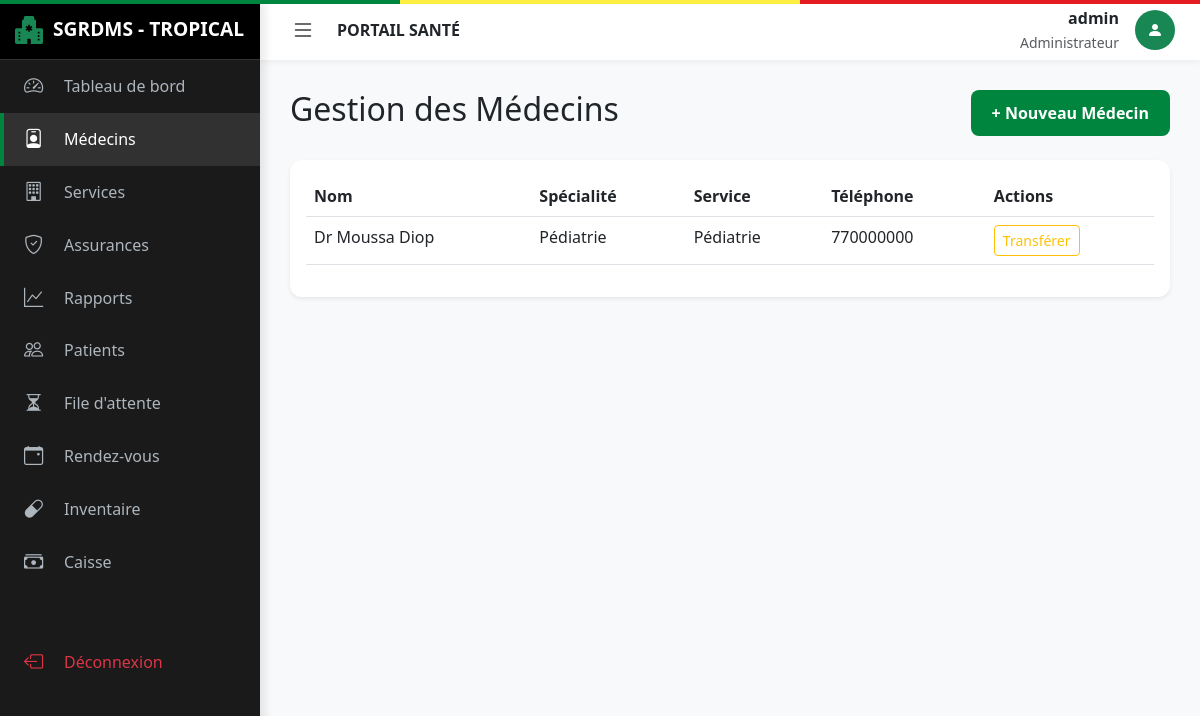
Page /admin/medecins (signed in) on the committed database.
### app/models.py (models this page shows)
class Utilisateur(db.Model, UserMixin):
    id = db.Column(db.Integer, primary_key=True)
    username = db.Column(db.String(50), unique=True, nullable=False)
    password = db.Column(db.String(100), nullable=False)
    role = db.Column(db.String(20), nullable=False) # Admin, Medecin, Patient, Pharmacien, Receptionniste
    date_creation = db.Column(db.DateTime, default=datetime.utcnow)
    patient_id = db.Column(db.Integer, db.ForeignKey('patient.id'), nullable=True)
    patient = db.relationship('Patient', backref='user', uselist=False)
    medecin_id = db.Column(db.Integer, db.ForeignKey('medecin.id'), nullable=True)
    medecin = db.relationship('Medecin', backref='user', uselist=False)

class Medecin(db.Model):
    id = db.Column(db.Integer, primary_key=True)
    nom = db.Column(db.String(50), nullable=False)
    prenom = db.Column(db.String(50), nullable=False)
    specialite = db.Column(db.String(100))
    telephone = db.Column(db.String(20))
    teleconsult_active = db.Column(db.Boolean, default=False)
    service_id = db.Column(db.Integer, db.ForeignKey('service.id'), nullable=False)
    centre_id = db.Column(db.Integer, db.ForeignKey('centre.id'), nullable=True)
    rdvs = db.relationship('RendezVous', backref='medecin', lazy=True)
    dispos = db.relationship('Disponibilite', backref='medecin', lazy=True)

class Service(db.Model):
    id = db.Column(db.Integer, primary_key=True)
    nom_service = db.Column(db.String(100), nullable=False)
    description = db.Column(db.Text)
    medecins = db.relationship('Medecin', backref='service', lazy=True)

### app/routes.py (the view)
@main.route("/admin/medecins")
@login_required
def list_medecins():
    if current_user.role != 'Administrateur': return redirect(url_for('main.dashboard'))
    return render_template('admin/medecins.html', medecins=Medecin.query.all())

### app/__init__.py (called while the page is built)
def create_app(config_class=Config):
    app = Flask(__name__)
    app.config.from_object(Config)
    db.init_app(app)
    bcrypt.init_app(app)
    login_manager.init_app(app)
    from app.routes import main
    app.register_blueprint(main)
    @app.context_processor
    def inject_now():
        from datetime import datetime
        return {'datetime': datetime}
    return app

### app/models.py (called while the page is built)
@login_manager.user_loader
def load_user(user_id):
    return Utilisateur.query.get(int(user_id))

### app/templates/admin/medecins.html
{% extends "base.html" %}
{% block content %}
<div class="d-flex justify-content-between mb-4">
    <h2>Gestion des Médecins</h2>
    <a href="{{ url_for('main.nouveau_medecin') }}" class="btn btn-senegal">+ Nouveau Médecin</a>
</div>
<div class="card border-0 shadow-sm"><div class="card-body">
    <table class="table">
        <thead><tr><th>Nom</th><th>Spécialité</th><th>Service</th><th>Téléphone</th><th>Actions</th></tr></thead>
        <tbody>
            {% for m in medecins %}
            <tr><td>Dr {{ m.prenom }} {{ m.nom }}</td><td>{{ m.specialite }}</td><td>{{ m.service.nom_service }}</td><td>{{ m.telephone }}</td>
            <td><a href="{{ url_for('main.modifier_medecin', med_id=m.id) }}" class="btn btn-sm btn-outline-warning">Transférer</a></td></tr>
            {% endfor %}
        </tbody>
    </table>
</div></div>
{% endblock %}

### app/templates/base.html (shortened to what this page needs)
<!DOCTYPE html>
<html lang="fr">
<head>
    <link href="https://cdn.jsdelivr.net/npm/bootstrap@5.3.0/dist/css/bootstrap.min.css" rel="stylesheet">
    <link rel="stylesheet" href="https://cdn.jsdelivr.net/npm/bootstrap-icons@1.11.0/font/bootstrap-icons.css">
</head>
<body>
    {% if current_user.is_authenticated %}
    <div id="sidebar">
        <div class="sidebar-header">
            <i class="bi bi-hospital-fill text-success fs-3"></i>
            <span class="logo-text">SGRDMS - TROPICAL</span>
        </div>
            <a href="{{ url_for('main.dashboard') }}" class="menu-item {{ 'active' if request.endpoint == 'main.dashboard' }}">
                <i class="bi bi-speedometer2"></i>
                <span class="menu-text">Tableau de bord</span>
            </a>
            {% if current_user.role == 'Administrateur' %}
            <a href="{{ url_for('main.list_medecins') }}" class="menu-item {{ 'active' if request.endpoint == 'main.list_medecins' }}">
                <i class="bi bi-person-badge"></i>
                <span class="menu-text">Médecins</span>
            </a>
            <a href="{{ url_for('main.list_services') }}" class="menu-item {{ 'active' if request.endpoint == 'main.list_services' }}">
                <i class="bi bi-building"></i>
                <span class="menu-text">Services</span>
            </a>
            <a href="{{ url_for('main.list_assurances') }}" class="menu-item {{ 'active' if request.endpoint == 'main.list_assurances' }}">
                <i class="bi bi-shield-check"></i>
                <span class="menu-text">Assurances</span>
            </a>
            <a href="{{ url_for('main.rapports') }}" class="menu-item {{ 'active' if request.endpoint == 'main.rapports' }}">
                <i class="bi bi-graph-up"></i>
                <span class="menu-text">Rapports</span>
            </a>
            {% endif %}
            {% if current_user.role in ['Administrateur', 'Receptionniste', 'Medecin'] %}
            <a href="{{ url_for('main.list_patients') }}" class="menu-item {{ 'active' if request.endpoint == 'main.list_patients' }}">
                <i class="bi bi-people"></i>
                <span class="menu-text">Patients</span>
            </a>
            {% endif %}
            {% if current_user.role in ['Administrateur', 'Receptionniste'] %}
            <a href="{{ url_for('main.file_attente') }}" class="menu-item {{ 'active' if request.endpoint == 'main.file_attente' }}">
                <i class="bi bi-hourglass-split"></i>
                <span class="menu-text">File d'attente</span>
            </a>
            {% endif %}
            {% if current_user.role not in ['Pharmacien', 'Caissier'] %}
            <a href="{{ url_for('main.list_rdvs') }}" class="menu-item {{ 'active' if request.endpoint == 'main.list_rdvs' }}">
                <i class="bi bi-calendar-event"></i>
                <span class="menu-text">Rendez-vous</span>
            </a>
            {% endif %}
            {% if current_user.role == 'Pharmacien' or current_user.role == 'Administrateur' %}
            <a href="{{ url_for('main.pharmacie_inventaire') }}" class="menu-item {{ 'active' if request.endpoint == 'main.pharmacie_inventaire' }}">
                <i class="bi bi-capsule"></i>
                <span class="menu-text">Inventaire</span>
            </a>
            {% endif %}
            {% if current_user.role in ['Caissier', 'Administrateur'] %}
            <a href="{{ url_for('main.caisse_factures') }}" class="menu-item {{ 'active' if request.endpoint == 'main.caisse_factures' }}">
                <i class="bi bi-cash-stack"></i>
                <span class="menu-text">Caisse</span>
            </a>
            {% endif %}
            <div class="mt-auto pt-5">
                <a href="{{ url_for('main.logout') }}" class="menu-item text-danger">
                    <i class="bi bi-box-arrow-left"></i>
                    <span class="menu-text">Déconnexion</span>
                </a>
            </div>
        </div>
    <div id="main-wrapper">
        <header class="top-navbar">
            <button class="toggle-btn" id="sidebarToggle">
                <i class="bi bi-list"></i>
            </button>
            <div class="ms-3 fw-bold text-uppercase d-none d-md-block">
                {{ title if title else "Portail Santé" }}
            </div>
            <div class="ms-auto d-flex align-items-center">
                <div class="text-end me-3 d-none d-sm-block">
                    <div class="fw-bold">{{ current_user.username }}</div>
                    <small class="text-muted">{{ current_user.role }}</small>
                </div>
                <div class="rounded-circle bg-success text-white d-flex align-items-center justify-content-center" style="width: 40px; height: 40px;">
                    <i class="bi bi-person-fill"></i>
                </div>
            </div>
        </header>
        <main class="content-area">
            {% block content %}{% endblock %}
        </main>
    </div>
    {% else %}
    <div class="content-area p-0">
        {% block auth_content %}{% endblock %}
    </div>
    {% endif %}
</body>
</html>

### app/templates/base.html (style rules this page uses)
:root { --sn-green: #00853f; --sn-yellow: #fdef42; --sn-red: #e31b23; --sidebar-width: 260px; --sidebar-collapsed-width: 70px; --top-nav-height: 60px; --bg-light: #f8f9fa; }
body { background-color: var(--bg-light); overflow-x: hidden; font-family: 'Segoe UI', Tahoma, Geneva, Verdana, sans-serif; }
#sidebar { width: var(--sidebar-width); height: 100vh; position: fixed; left: 0; top: 0; z-index: 1000; background: #1a1a1a; color: white; transition: all 0.3s ease; box-shadow: 4px 0 10px rgba(0,0,0,0.1); }
.sidebar-header { height: var(--top-nav-height); display: flex; align-items: center; padding: 0 15px; border-bottom: 1px solid #333; background: #000; }
.sidebar-header .logo-text { white-space: nowrap; overflow: hidden; font-weight: bold; font-size: 1.2rem; margin-left: 10px; transition: opacity 0.2s; }
.menu-item { padding: 12px 20px; display: flex; align-items: center; color: #adb5bd; text-decoration: none; transition: all 0.2s; border-left: 4px solid transparent; }
.menu-item.active { color: white; background: rgba(255,255,255,0.1); border-left: 4px solid var(--sn-green); }
.menu-item i { font-size: 1.2rem; min-width: 30px; }
.menu-text { margin-left: 10px; white-space: nowrap; transition: opacity 0.2s; }
#main-wrapper { margin-left: var(--sidebar-width); transition: all 0.3s ease; min-height: 100vh; display: flex; flex-direction: column; }
.top-navbar { height: var(--top-nav-height); background: white; display: flex; align-items: center; padding: 0 25px; box-shadow: 0 2px 5px rgba(0,0,0,0.05); position: sticky; top: 0; z-index: 999; }
.toggle-btn { background: none; border: none; font-size: 1.5rem; cursor: pointer; color: #333; }
.content-area { padding: 30px; flex-grow: 1; }
.card { border: none; border-radius: 12px; box-shadow: 0 5px 15px rgba(0,0,0,0.05); transition: transform 0.2s; }
.btn-senegal { background-color: var(--sn-green); color: white; border-radius: 8px; padding: 10px 20px; font-weight: 600; }

### rows in the picture
Utilisateur: username "admin", role "Administrateur"
Medecin: prenom "Moussa", nom "Diop", specialite "Pédiatrie", service.nom_service "Pédiatrie", telephone "770000000"

### other values in the picture
{{ title if title else "Portail Santé" }} "PORTAIL SANTÉ"
